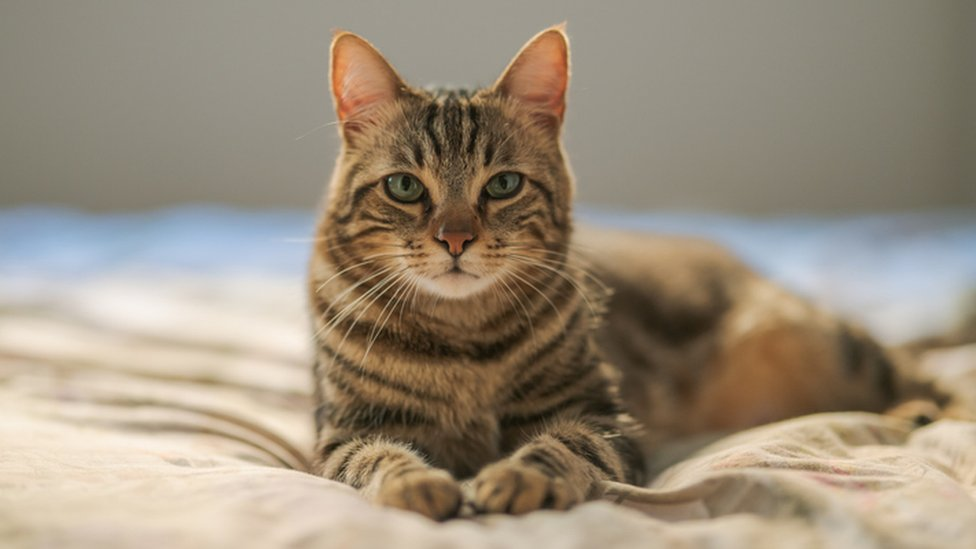
#> input picture cat.jpg, 976 x 549 px
$ jupyter execute image.ipynb
#> lines starting #> are read from the running program, lines starting #| are printed output that depends on the picture
[cell 1]
import matplotlib.pyplot as plt
import cv2
import numpy as np

[cell 2]
im = cv2.imread('./cat.jpg')
#> im is the input picture: shape (549, 976, 3); mean B, G, R 124.7, 142.7, 155.3

[cell 3]
print(im.shape)
#| (549, 976, 3)

[cell 4]
im = cv2.cvtColor(im,cv2.COLOR_BGR2RGB)

[cell 5]
plt.imshow(im)
plt.axis(False)
plt.show()

[cell 6]
all_pixels = im.reshape((-1,3))
all_pixels.shape
original = all_pixels.shape[0]
#> original = 535824

[cell 7]
dominant_color = 4

[cell 8]
from sklearn.cluster import KMeans
km = KMeans(n_clusters=dominant_color)

[cell 9]
km.fit(all_pixels)

[cell 10]
km.cluster_centers_

[cell 11]
centres = km.cluster_centers_

[cell 12]
centres = np.array(centres,dtype='uint8')

### Plot what colors are they ?

[cell 13]
i = 1;
plt.Figure(figsize=(4,2))
color = []

for each_color in centres:
    plt.subplot(1,4,i)
    plt.axis(False)
    i+=1
    color.append(each_color)
    a = np.zeros((100,100,3),dtype='uint8')
    a[:,:,:] = each_color
    plt.imshow(a)
plt.show()
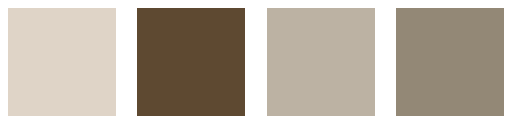
#> figure drawn by matplotlib, 4 panels

### Segmenting our Image

[cell 14]
new_image = np.zeros((549*976, 3),dtype='uint8')

[cell 15]
new_image.shape

[cell 16]
color

[cell 17]
km.labels_

[cell 18]
for ix in range(new_image.shape[0]):
    new_image[ix] = color[km.labels_[ix]]
new_image = new_image.reshape((549, 976, 3))
plt.imshow(new_image)
plt.show()
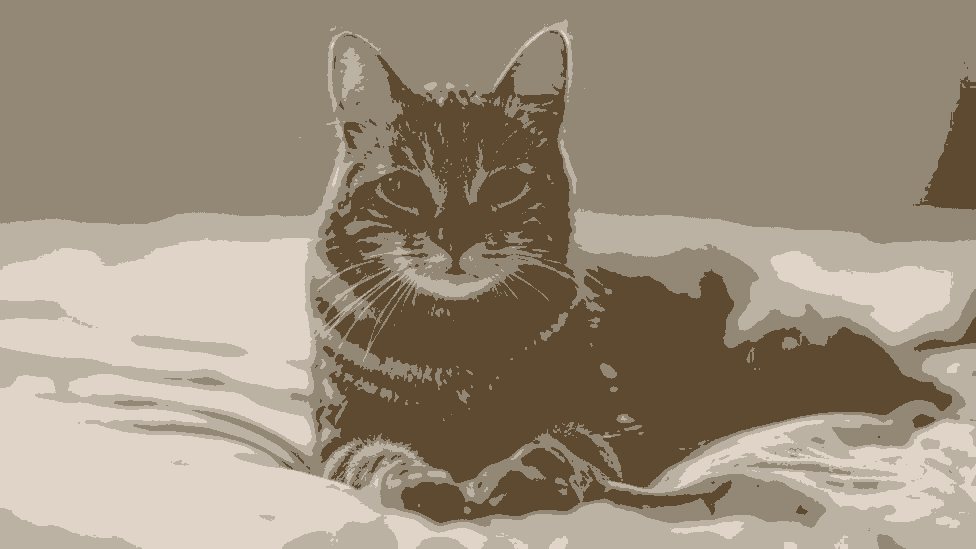
#> shown: shape (549, 976, 3); mean R, G, B 155.1, 142, 124
